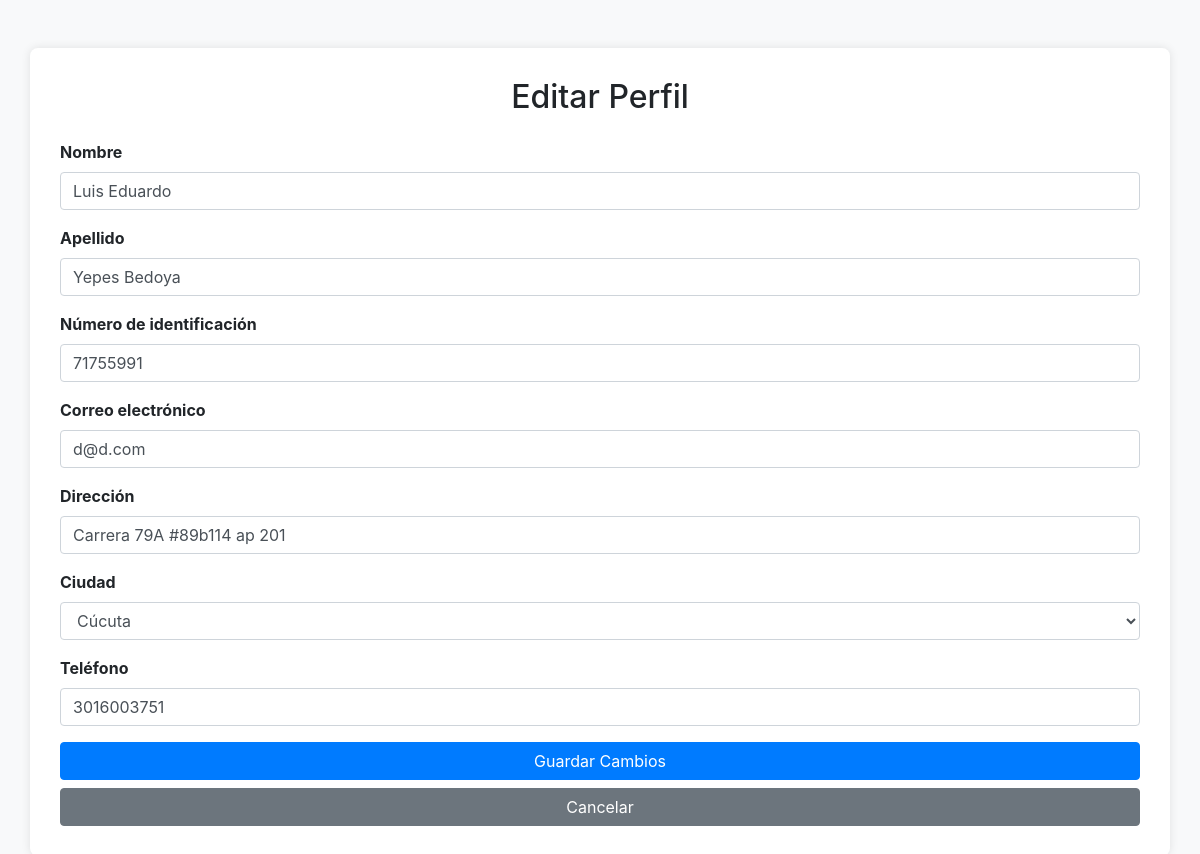
The page /editar_perfil (signed in) on the database its author committed.
### tables this page shows
CREATE TABLE Usuarios (
    ID_usuario INTEGER PRIMARY KEY,
    Nombre TEXT NOT NULL,
    Apellido TEXT NOT NULL,
    Correo TEXT NOT NULL UNIQUE,
    Contrasena TEXT NOT NULL,
    ID_estado_usuario INTEGER,
    ID_tipo_usuario INTEGER,
    Identificacion TEXT NOT NULL UNIQUE,
    ID_ciudad INTEGER,
    Direccion TEXT,
    Telefono TEXT,
    FotoPerfil BLOB,
    FotoCedula BLOB,
    Fecha_creacion DATETIME DEFAULT CURRENT_TIMESTAMP,
    Fecha_actualizacion DATETIME DEFAULT CURRENT_TIMESTAMP,
    FOREIGN KEY (ID_estado_usuario) REFERENCES Estados_Usuarios(ID_estado_usuario),
    FOREIGN KEY (ID_tipo_usuario) REFERENCES Tipos_Usuarios(ID_tipo_usuario),
    FOREIGN KEY (ID_ciudad) REFERENCES Ciudades(ID_ciudad)
);

### app.py (the view)
@app.route('/editar_perfil', methods=['GET'])
@login_requerido
def editar_perfil():
    conn = get_db_connection()
    ciudades = conn.execute('SELECT ID_ciudad, Nombre FROM Ciudades').fetchall()
    conn.close()
    conn = get_db_connection()
    usuario = conn.execute('''
        SELECT U.*, C.Nombre AS Ciudad
        FROM Usuarios U
        LEFT JOIN Ciudades C ON U.ID_ciudad = C.ID_ciudad
        WHERE U.ID_usuario = ?
    ''', (session['user_id'],)).fetchone()
    conn.close()
    return render_template('editar_perfil.html', usuario=usuario, ciudades=ciudades)

### app.py (called while the page is built)
def get_db_connection():
    conn = sqlite3.connect('TaskLink.db')
    conn.row_factory = sqlite3.Row
    return conn

def login_requerido(f):
    @wraps(f)
    def decorador(*args, **kwargs):
        if 'user_id' not in session:
            return redirect(url_for('login'))
        return f(*args, **kwargs)
    return decorador

### templates/editar_perfil.html (shortened to what this page needs)
<!DOCTYPE html>
<html lang="es">
<head>
    <link href="https://maxcdn.bootstrapcdn.com/bootstrap/4.5.2/css/bootstrap.min.css" rel="stylesheet" />
    <link rel="stylesheet" href="/static/css/styles.css" />
</head>
<body>
    <div class="container mt-5">
        <h2 class="text-center">Editar Perfil</h2>
        <form id="editProfileForm" action="/actualizar-perfil" method="POST" enctype="multipart/form-data" class="mt-4">
            <div class="form-group">
                <label for="nombre">Nombre</label>
                <input type="text" class="form-control" id="nombre" name="nombre" value="{{ usuario['Nombre'] }}"
                    required />
            </div>
            <div class="form-group">
                <label for="apellido">Apellido</label>
                <input type="text" class="form-control" id="apellido" name="apellido" value="{{ usuario['Apellido'] }}"
                    required />
            </div>
            <div class="form-group">
                <label for="identificacion">Número de identificación</label>
                <input type="text" class="form-control" id="identificacion" name="identificacion"
                    value="{{ usuario['Identificacion'] }}" required />
            </div>
            <div class="form-group">
                <label for="correo">Correo electrónico</label>
                <input type="email" class="form-control" id="correo" name="correo" value="{{ usuario['Correo'] }}"
                    required />
            </div>
            <div class="form-group">
                <label for="direccion">Dirección</label>
                <input type="text" class="form-control" id="direccion" name="direccion"
                    value="{{ usuario['Direccion'] }}" />
            </div>
            <div class="form-group">
                <label for="ciudad">Ciudad</label>
                {% if ciudades %}
                <select class="form-control" id="ciudad" name="ciudad" required>
                    {% for ciudad in ciudades %}
                    <option value="{{ ciudad['ID_ciudad'] }}" {% if ciudad['Nombre']==usuario['Ciudad'] %} selected {%
                        endif %}>
                        {{ ciudad['Nombre'] }}
                    </option>
                    {% endfor %}
                </select>
                {% else %}
                <select class="form-control" id="ciudad" disabled>
                    <option>No hay ciudades disponibles</option>
                </select>
                {% endif %}
            </div>
            <div class="form-group">
                <label for="telefono">Teléfono</label>
                <input type="text" class="form-control" id="telefono" name="telefono"
                    value="{{ usuario['Telefono'] }}" />
            </div>
            <button type="submit" class="btn btn-primary btn-block mt-3">Guardar Cambios</button>
            <a href="/profile" class="btn btn-secondary btn-block mt-2">Cancelar</a>
        </form>
    </div>
</body>
</html>

### static/css/styles.css (style rules this page uses)
body { background-color: #f8f9fa; }
.container { background-color: white; border-radius: 8px; box-shadow: 0 0 10px rgba(0, 0, 0, 0.1); padding: 30px; margin-top: 50px; }
.form-group label { font-weight: bold; }
.form-control::placeholder { color: #aaa; }

### rows shown on the page
Usuarios: nombre "Luis Eduardo", apellido "Yepes Bedoya", identificacion "71755991", correo "d@d.com", direccion "Carrera 79A #89b114 ap 201", telefono "3016003751"

### other values the page prints
form field ciudad "Cúcuta"
